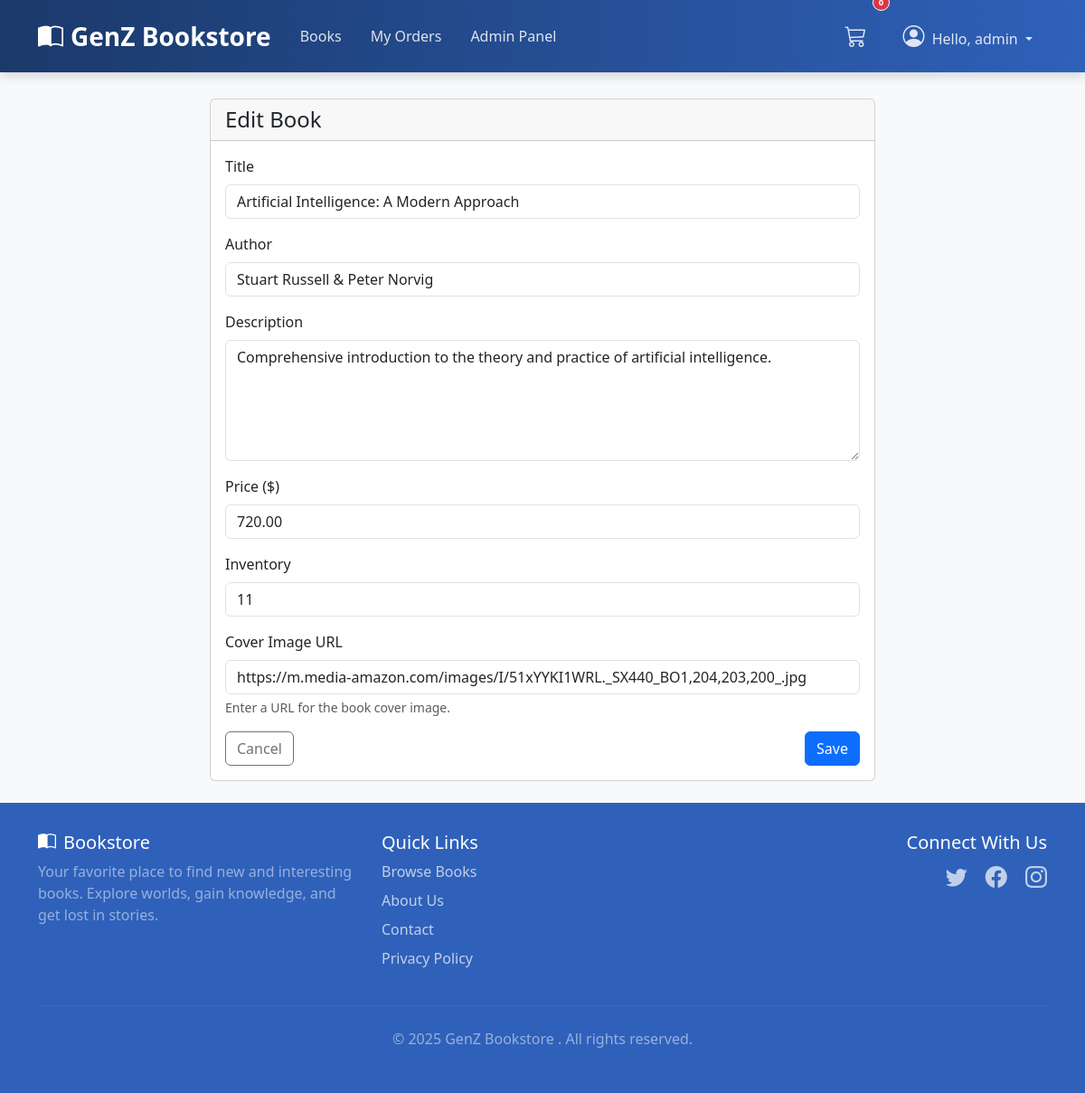
The page /admin_panel/books/25/update/ (signed in) on the database its author committed.
### books/models.py (models this page shows, shortened)
class Book(models.Model):
    title = models.CharField(max_length=200)
    author = models.CharField(max_length=200)
    description = models.TextField()
    price = models.DecimalField(max_digits=10, decimal_places=2)
    inventory = models.PositiveIntegerField(default=0)
    cover_image = models.CharField(max_length=255, blank=True, null=True)
    created_at = models.DateTimeField(auto_now_add=True)
    updated_at = models.DateTimeField(auto_now=True)

### admin_panel/views.py (the view, shortened to what this page needs)
# urls.py: path('books/<int:pk>/update/', views.BookUpdateView.as_view(), name='book_update'),
class BookUpdateView(AdminRequiredMixin, View):
    template_name = 'admin_panel/book_form.html'
    def get(self, request, pk):
        book = get_object_or_404(Book, pk=pk)
        return render(request, self.template_name, {'book': book})

### admin_panel/views.py (called while the page is built)
    def test_func(self):
        return self.request.user.is_authenticated and self.request.user.is_staff

### cart/context_processors.py (called while the page is built)
def cart_processor(request):
    cart = request.session.get('cart', {})
    cart_count = sum(item['quantity'] for item in cart.values())
    return {
        'cart_count': cart_count
    }

### templates/admin_panel/book_form.html (shortened to what this page needs)
{% extends 'base/base.html' %}
{% block content %}
<div class="row justify-content-center">
    <div class="col-md-8">
        <div class="card">
            <div class="card-header">
                <h4 class="mb-0">{% if book.id %}Edit Book{% else %}Add New Book{% endif %}</h4>
            </div>
            <div class="card-body">
                <form method="post">
                    <div class="mb-3">
                        <label for="title" class="form-label">Title</label>
                        <input type="text" class="form-control {% if errors.title %}is-invalid{% endif %}" id="title" name="title" value="{{ book.title|default:'' }}">
                    </div>
                    <div class="mb-3">
                        <label for="author" class="form-label">Author</label>
                        <input type="text" class="form-control {% if errors.author %}is-invalid{% endif %}" id="author" name="author" value="{{ book.author|default:'' }}">
                    </div>
                    <div class="mb-3">
                        <label for="description" class="form-label">Description</label>
                        <textarea class="form-control" id="description" name="description" rows="5">{{ book.description|default:'' }}</textarea>
                    </div>
                    <div class="mb-3">
                        <label for="price" class="form-label">Price ($)</label>
                        <input type="text" class="form-control {% if errors.price %}is-invalid{% endif %}" id="price" name="price" value="{{ book.price|default:'' }}">
                    </div>
                    <div class="mb-3">
                        <label for="inventory" class="form-label">Inventory</label>
                        <input type="number" class="form-control {% if errors.inventory %}is-invalid{% endif %}" id="inventory" name="inventory" value="{{ book.inventory|default:'' }}">
                    </div>
                    <div class="mb-3">
                        <label for="cover_image" class="form-label">Cover Image URL</label>
                        <input type="text" class="form-control" id="cover_image" name="cover_image" value="{{ book.cover_image|default:'' }}">
                        <div class="form-text">Enter a URL for the book cover image.</div>
                    </div>
                    <div class="d-flex justify-content-between">
                        <a href="{% url 'admin_panel:book_list' %}" class="btn btn-outline-secondary">Cancel</a>
                        <button type="submit" class="btn btn-primary">Save</button>
                    </div>
                </form>
            </div>
        </div>
    </div>
</div>
{% endblock %}

### templates/base/base.html (shortened to what this page needs)
<!DOCTYPE html>
<html lang="en">
<head>
    <link href="https://cdn.jsdelivr.net/npm/bootstrap@5.3.2/dist/css/bootstrap.min.css" rel="stylesheet">
    <link rel="stylesheet" href="https://cdn.jsdelivr.net/npm/bootstrap-icons@1.11.1/font/bootstrap-icons.css">
    {% load static %}
</head>
<body>
    <nav class="navbar custom-navbar navbar-expand-lg navbar-dark fixed-top">
        <div class="container">
            <a class="navbar-brand" href="{% url 'books:book_list' %}">
                <i class="bi bi-book-half me-2"></i>GenZ Bookstore
            </a>
            <div class="collapse navbar-collapse" id="navbarNav">
                <ul class="navbar-nav me-auto mb-2 mb-lg-0">
                    <li class="nav-item">
                        <a class="nav-link {% if request.resolver_match.url_name == 'book_list' and request.resolver_match.app_name == 'books' %}active{% endif %}" href="{% url 'books:book_list' %}">Books</a>
                    </li>
                    {% if user.is_authenticated %}
                        <li class="nav-item">
                            <a class="nav-link {% if request.resolver_match.url_name == 'order_history' and request.resolver_match.app_name == 'orders' %}active{% endif %}" href="{% url 'orders:order_history' %}">My Orders</a>
                        </li>
                        {% if user.is_staff %}
                            <li class="nav-item">
                                <a class="nav-link {% if request.resolver_match.url_name == 'dashboard' and request.resolver_match.app_name == 'admin_panel' %}active{% endif %}" href="{% url 'admin_panel:dashboard' %}">Admin Panel</a>
                            </li>
                        {% endif %}
                    {% endif %}
                </ul>
                <ul class="navbar-nav ms-auto align-items-lg-center">
                    {% if user.is_authenticated %}
                         <li class="nav-item me-lg-2">
                            <a class="nav-link position-relative cart-icon-wrapper" href="{% url 'cart:view_cart' %}">
                                <i class="bi bi-cart3 fs-4"></i>
                                <span class="position-absolute top-0 start-100 translate-middle badge rounded-pill bg-danger">
                                </span>
                            </a>
                        </li>
                        <li class="nav-item dropdown">
                            <a class="nav-link dropdown-toggle" href="#" role="button" data-bs-toggle="dropdown" aria-expanded="false">
                               <i class="bi bi-person-circle fs-4 me-1"></i> Hello, {{ user.username }}
                            </a>
                        </li>
                    {% endif %}
                </ul>
            </div>
        </div>
    </nav>
    <div class="container content-wrapper py-4">
        {% block content %}{% endblock %}
    </div>
    <footer class="site-footer text-white mt-auto">
        <div class="container">
            <div class="row">
                <div class="col-md-4 mb-4 mb-md-0">
                    <h5><i class="bi bi-book-half me-2"></i>Bookstore</h5>
                    <p class="text-white-50">Your favorite place to find new and interesting books. Explore worlds, gain knowledge, and get lost in stories.</p>
                </div>
                <div class="col-md-4 mb-4 mb-md-0">
                    <h5>Quick Links</h5>
                    <ul class="list-unstyled footer-links">
                        <li><a href="{% url 'books:book_list' %}">Browse Books</a></li>
                        <li><a href="#">About Us</a></li>
                        <li><a href="#">Contact</a></li>
                        <li><a href="#">Privacy Policy</a></li>
                    </ul>
                </div>
                <div class="col-md-4 text-md-end">
                    <h5>Connect With Us</h5>
                    <div class="social-icons">
                        <a href="#" title="Twitter"><i class="bi bi-twitter"></i></a>
                        <a href="#" title="Facebook"><i class="bi bi-facebook"></i></a>
                        <a href="#" title="Instagram"><i class="bi bi-instagram"></i></a>
                    </div>
                </div>
            </div>
            <hr class="my-4" style="border-color: rgba(255,255,255,0.2);">
            <div class="text-center text-white-50">
                 <p>© {% now "Y" %} GenZ Bookstore . All rights reserved.</p>
            </div>
        </div>
    </footer>
</body>
</html>

### templates/base/base.html (style rules this page uses)
body { display: flex; flex-direction: column; min-height: 100vh; padding-top: 85px; background-color: #f8f9fa; }
.content-wrapper { flex: 1 0 auto; }
.site-footer { flex-shrink: 0; background-color: rgba(47,97,186,1); }
.navbar.custom-navbar { background: linear-gradient(90deg, rgba(27,57,106,1) 0%, rgba(47,97,186,1) 100%); padding-top: 0; padding-bottom: 0; min-height: 80px; box-shadow: 0 4px 12px rgba(0,0,0,0.15); }
.navbar.custom-navbar .navbar-brand { font-weight: 600; font-size: 1.75rem; padding-top: 0.75rem; padding-bottom: 0.75rem; color: #ffffff; }
.navbar.custom-navbar .nav-link { padding: 1.2rem 1rem; color: rgba(255, 255, 255, 0.85); font-weight: 500; transition: background-color 0.2s ease-in-out, color 0.2s ease-in-out; border-bottom: 3px solid transparent; margin-bottom: -3px; }
.navbar.custom-navbar .cart-icon-wrapper .badge { border: 1px solid #fff; }
.site-footer { padding-top: 2rem; padding-bottom: 2rem; }
.footer-links li { margin-bottom: 0.5rem; }
.footer-links a { color: rgba(255, 255, 255, 0.7); text-decoration: none; transition: color 0.2s ease-in-out; }
.social-icons a { color: rgba(255, 255, 255, 0.7); font-size: 1.5rem; margin-left: 1rem; transition: color 0.2s ease-in-out; }
.cart-icon-wrapper .badge { font-size: 0.6em; }

### rows shown on the page
Book: title "Artificial Intelligence: A Modern Approach", author "Stuart Russell & Peter Norvig", description "Comprehensive introduction to the theory and practice of artificial intelligence.", price "720.00", inventory "11", cover_image "https://m.media-amazon.com/images/I/51xYYKI1WRL._SX440_BO1,204,203,200_.jpg"

### other values the page prints
{{ user.username }} "admin"
